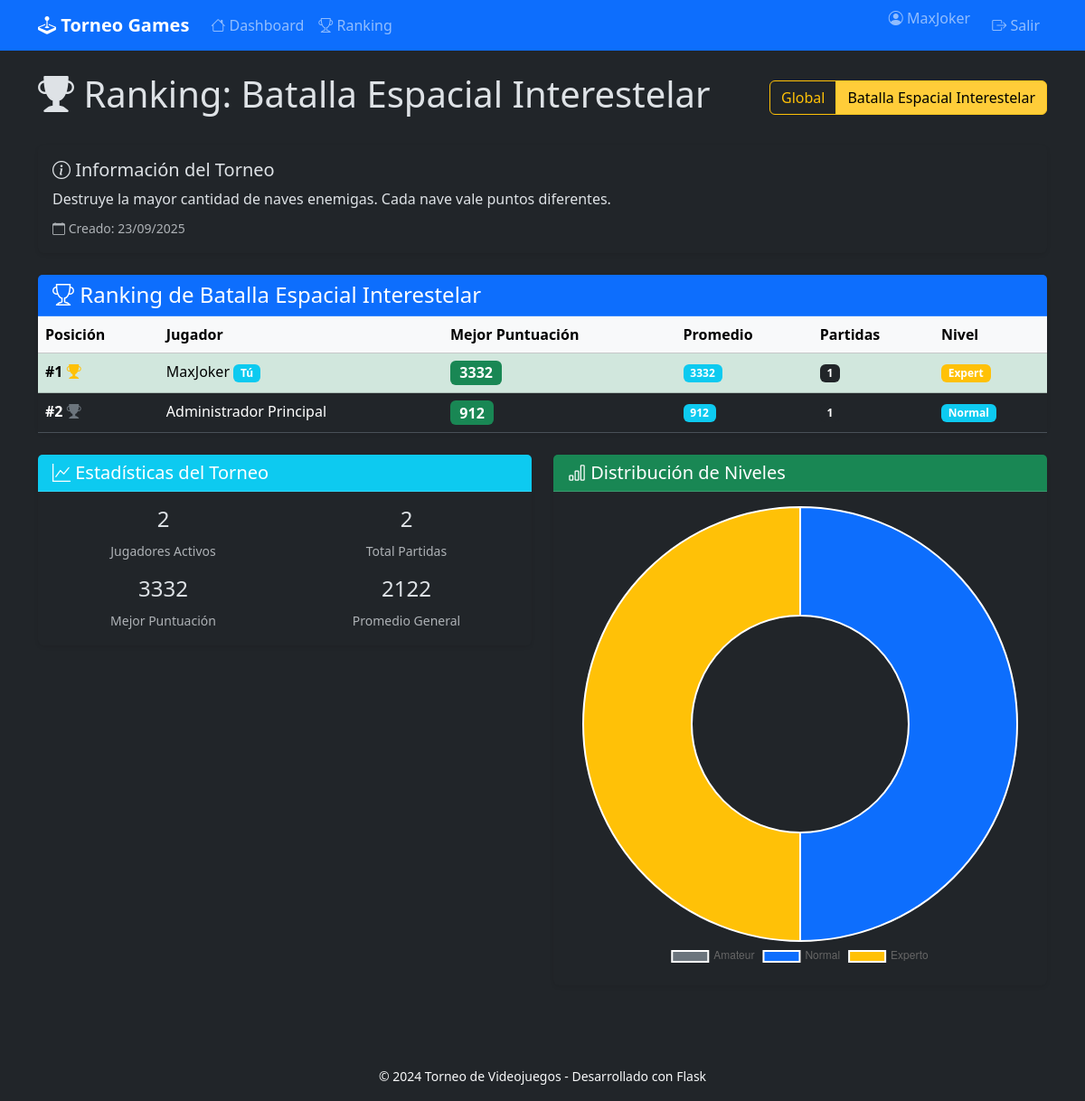
The page /ranking/2 (signed in) on the database its author committed.
### app/models.py (models this page shows, shortened)
class Usuario(db.Model, UserMixin):
    id = db.Column(db.Integer, primary_key=True)
    email = db.Column(db.String(100), unique=True, nullable=False)
    password = db.Column(db.String(200), nullable=False)
    nombre = db.Column(db.String(100), nullable=False)
    es_admin = db.Column(db.Boolean, default=False)
    fecha_registro = db.Column(db.DateTime, default=datetime.utcnow)  # Cambiado a utcnow
    participaciones = db.relationship('Participante', backref='usuario', lazy=True, cascade='all, delete-orphan')

class Juego(db.Model):
    id = db.Column(db.Integer, primary_key=True)
    nombre = db.Column(db.String(100), nullable=False)
    descripcion = db.Column(db.Text)
    fecha_creacion = db.Column(db.DateTime, default=datetime.utcnow)
    activo = db.Column(db.Boolean, default=True)
    participantes = db.relationship('Participante', backref='juego', lazy=True, cascade='all, delete-orphan')
    partidas = db.relationship('Partida', backref='juego', lazy=True, cascade='all, delete-orphan')

### app/routes.py (the view)
@main.route('/ranking/<int:juego_id>')
@login_required
def ranking_juego(juego_id):
    juego = Juego.query.get_or_404(juego_id)
    ranking = db.session.query(
        Usuario.nombre,
        db.func.max(Partida.puntuacion).label('mejor_puntuacion'),
        db.func.avg(Partida.puntuacion).label('promedio_puntuacion'),
        db.func.count(Partida.id).label('partidas_jugadas'),
        Participante.nivel
    ).join(Participante, Participante.usuario_id == Usuario.id) \
        .join(Partida, Partida.participante_id == Participante.id) \
        .filter(Partida.juego_id == juego_id) \
        .group_by(Usuario.id) \
        .order_by(db.desc('mejor_puntuacion')) \
        .all()
    return render_template('ranking_juego.html',
                           juego=juego,
                           ranking=ranking)

### app/templates/ranking_juego.html (shortened to what this page needs)
{% extends "base.html" %}
{% block content %}
<div class="d-flex justify-content-between align-items-center mb-4">
    <h1><i class="bi bi-trophy-fill"></i> Ranking: {{ juego.nombre }}</h1>
    <div class="btn-group">
        <a href="{{ url_for('main.ranking_global') }}" class="btn btn-outline-warning">Global</a>
        <a href="{{ url_for('main.ranking_juego', juego_id=juego.id) }}" class="btn btn-warning active">{{ juego.nombre }}</a>
    </div>
</div>
<div class="card mb-4">
    <div class="card-body">
        <h5><i class="bi bi-info-circle"></i> Información del Torneo</h5>
        <p class="mb-2">{{ juego.descripcion or "Compite por el primer lugar en este emocionante torneo" }}</p>
        <small class="text-muted">
            <i class="bi bi-calendar"></i> Creado: {{ juego.fecha_creacion.strftime('%d/%m/%Y') }}
        </small>
    </div>
</div>
<div class="card">
    <div class="card-header bg-primary text-white">
        <h4 class="mb-0"><i class="bi bi-trophy"></i> Ranking de {{ juego.nombre }}</h4>
    </div>
    <div class="card-body p-0">
        {% if ranking %}
        <div class="table-responsive">
            <table class="table table-hover mb-0">
                <thead class="table-light">
                    <tr>
                        <th>Posición</th>
                        <th>Jugador</th>
                        <th>Mejor Puntuación</th>
                        <th>Promedio</th>
                        <th>Partidas</th>
                        <th>Nivel</th>
                    </tr>
                </thead>
                <tbody>
                    {% for item in ranking %}
                    <tr class="{% if item.nombre == current_user.nombre %}table-success{% endif %}
                               {% if loop.index <= 3 %}ranking-top-{{ loop.index }}{% endif %}">
                        <td>
                            <strong>#{{ loop.index }}</strong>
                            {% if loop.index == 1 %}
                            <i class="bi bi-trophy-fill text-warning"></i>
                            {% elif loop.index == 2 %}
                            <i class="bi bi-trophy-fill text-secondary"></i>
                            {% elif loop.index == 3 %}
                            <i class="bi bi-trophy-fill text-danger"></i>
                            {% endif %}
                        </td>
                        <td>
                            {{ item.nombre }}
                            {% if item.nombre == current_user.nombre %}
                            <span class="badge bg-info">Tú</span>
                            {% endif %}
                        </td>
                        <td>
                            <span class="badge bg-success fs-6">{{ item.mejor_puntuacion }}</span>
                        </td>
                        <td>
                            <span class="badge bg-info">{{ "%.0f"|format(item.promedio_puntuacion) }}</span>
                        </td>
                        <td>
                            <span class="badge bg-dark">{{ item.partidas_jugadas }}</span>
                        </td>
                        <td>
                            <span class="badge bg-{{ 'warning' if item.nivel == 'expert' else 'info' if item.nivel == 'normal' else 'secondary' }}">
                                {{ item.nivel|title }}
                            </span>
                        </td>
                    </tr>
                    {% endfor %}
                </tbody>
            </table>
        </div>
        {% endif %}
    </div>
</div>
<div class="row mt-4">
    <div class="col-md-6">
        <div class="card">
            <div class="card-header bg-info text-white">
                <h5 class="mb-0"><i class="bi bi-graph-up"></i> Estadísticas del Torneo</h5>
            </div>
            <div class="card-body">
                <div class="row text-center">
                    <div class="col-6 mb-3">
                        <h4>{{ ranking|length }}</h4>
                        <small class="text-muted">Jugadores Activos</small>
                    </div>
                    <div class="col-6 mb-3">
                        <h4>{{ ranking|sum(attribute='partidas_jugadas') if ranking else 0 }}</h4>
                        <small class="text-muted">Total Partidas</small>
                    </div>
                    <div class="col-6">
                        <h4>{{ ranking[0].mejor_puntuacion if ranking else 0 }}</h4>
                        <small class="text-muted">Mejor Puntuación</small>
                    </div>
                    <div class="col-6">
                        <h4>{{ "%.0f"|format((ranking|sum(attribute='promedio_puntuacion') / ranking|length) if ranking else 0) }}</h4>
                        <small class="text-muted">Promedio General</small>
                    </div>
                </div>
            </div>
        </div>
    </div>
    <div class="col-md-6">
        <div class="card">
            <div class="card-header bg-success text-white">
                <h5 class="mb-0"><i class="bi bi-bar-chart"></i> Distribución de Niveles</h5>
            </div>
            <div class="card-body">
                <canvas id="nivelesChart" height="200"></canvas>
            </div>
        </div>
    </div>
</div>
{% endblock %}
{% block scripts %}
<script>
document.addEventListener('DOMContentLoaded', function() {
    // Gráfica de distribución de niveles
    const nivelesCtx = document.getElementById('nivelesChart');
    if (nivelesCtx && {{ ranking|length }} > 0) {
        // Contar jugadores por nivel
        const nivelesCount = {
            amateur: {{ ranking|selectattr('nivel', 'equalto', 'amateur')|list|length }},
            normal: {{ ranking|selectattr('nivel', 'equalto', 'normal')|list|length }},
            expert: {{ ranking|selectattr('nivel', 'equalto', 'expert')|list|length }}
        };
        const nivelesChart = new Chart(nivelesCtx, {
            type: 'doughnut',
            data: {
                labels: ['Amateur', 'Normal', 'Experto'],
                datasets: [{
                    data: [nivelesCount.amateur, nivelesCount.normal, nivelesCount.expert],
                    backgroundColor: ['#6c757d', '#0d6efd', '#ffc107']
                }]
            },
            options: {
                responsive: true,
                plugins: {
                    legend: {
                        position: 'bottom'
                    }
                }
            }
        });
    }
});
</script>
{% endblock %}

### app/templates/base.html (shortened to what this page needs)
<!DOCTYPE html>
<html lang="es" data-bs-theme="dark">
<head>
    <link href="https://cdn.jsdelivr.net/npm/bootstrap@5.3.2/dist/css/bootstrap.min.css" rel="stylesheet">
    <link rel="stylesheet" href="https://cdn.jsdelivr.net/npm/bootstrap-icons@1.11.1/font/bootstrap-icons.css">
</head>
<body>
    <nav class="navbar navbar-expand-lg navbar-dark bg-primary">
        <div class="container">
            <a class="navbar-brand" href="{{ url_for('main.dashboard') }}">
                <i class="bi bi-joystick"></i> Torneo Games
            </a>
            <div class="collapse navbar-collapse" id="navbarNav">
                {% if current_user.is_authenticated %}
                <ul class="navbar-nav me-auto">
    <li class="nav-item">
        <a class="nav-link" href="{{ url_for('main.dashboard') }}">
            <i class="bi bi-house"></i> Dashboard
        </a>
    </li>
    <li class="nav-item">
        <a class="nav-link" href="{{ url_for('main.ranking_global') }}">
            <i class="bi bi-trophy"></i> Ranking
        </a>
    </li>
</ul>
                <ul class="navbar-nav">
                    <li class="nav-item">
                        <span class="navbar-text me-3">
                            <i class="bi bi-person-circle"></i> {{ current_user.nombre }}
                        </span>
                    </li>
                    <li class="nav-item">
                        <a class="nav-link" href="{{ url_for('auth.logout') }}">
                            <i class="bi bi-box-arrow-right"></i> Salir
                        </a>
                    </li>
                </ul>
                {% endif %}
            </div>
        </div>
    </nav>
    <main class="container py-4">
        {% block content %}{% endblock %}
    </main>
    <footer class="bg-dark text-light py-3 mt-5">
        <div class="container text-center">
            <small>&copy; 2024 Torneo de Videojuegos - Desarrollado con Flask</small>
        </div>
    </footer>
    {% block scripts %}{% endblock %}
</body>
</html>

### app/templates/base.html (style rules this page uses)
.navbar-brand { font-weight: 600; }
.card { border: none; box-shadow: 0 0.125rem 0.25rem rgba(0, 0, 0, 0.075); }

### app/templates/ranking_juego.html (style rules this page uses)
.ranking-top-1 { background: linear-gradient(45deg, #fff3cd, #ffecb5) !important; }
.ranking-top-2 { background: linear-gradient(45deg, #e2e3e5, #d6d8db) !important; }

### rows shown on the page
Usuario: nombre "MaxJoker", shows "Tú", mejor_puntuacion "3332", promedio_puntuacion "3332", partidas_jugadas "1", nivel "Expert"
Juego: nombre "Batalla Espacial Interestelar", descripcion "Destruye la mayor cantidad de naves enemigas. Cada nave vale puntos diferentes.", fecha_creacion "23/09/2025"
Usuario: nombre "Administrador Principal", mejor_puntuacion "912", promedio_puntuacion "912", partidas_jugadas "1", nivel "Normal"

### other values the page prints
{{ ranking|length }} "2"
{{ ranking|sum(attribute='partidas_jugadas') if ranking else 0 }} "2"
{{ ranking[0].mejor_puntuacion if ranking else 0 }} "3332"
chart data {{ ranking|selectattr('nivel', 'equalto', 'normal')|list|length }} 1
chart data {{ ranking|selectattr('nivel', 'equalto', 'expert')|list|length }} 1
